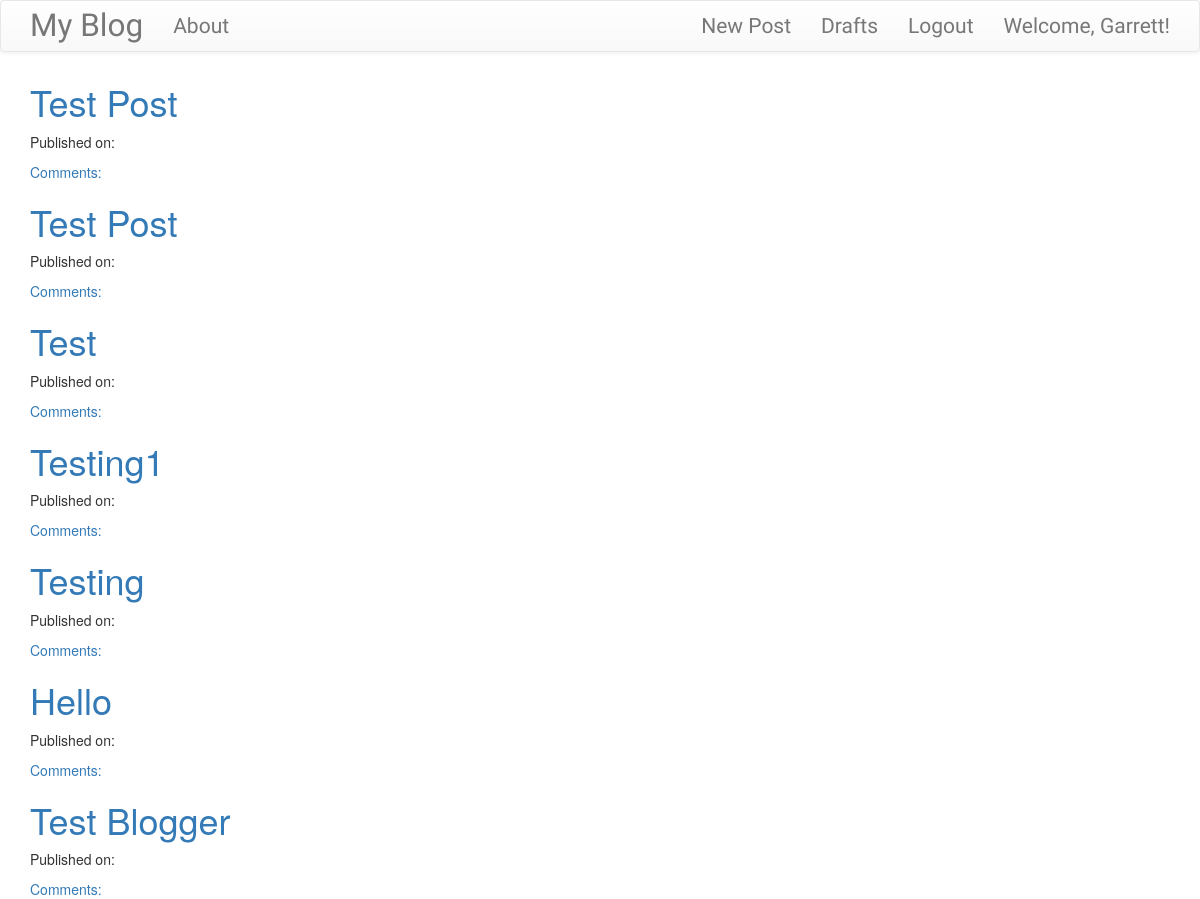
Before: /drafts/ (signed in) with the older database file.
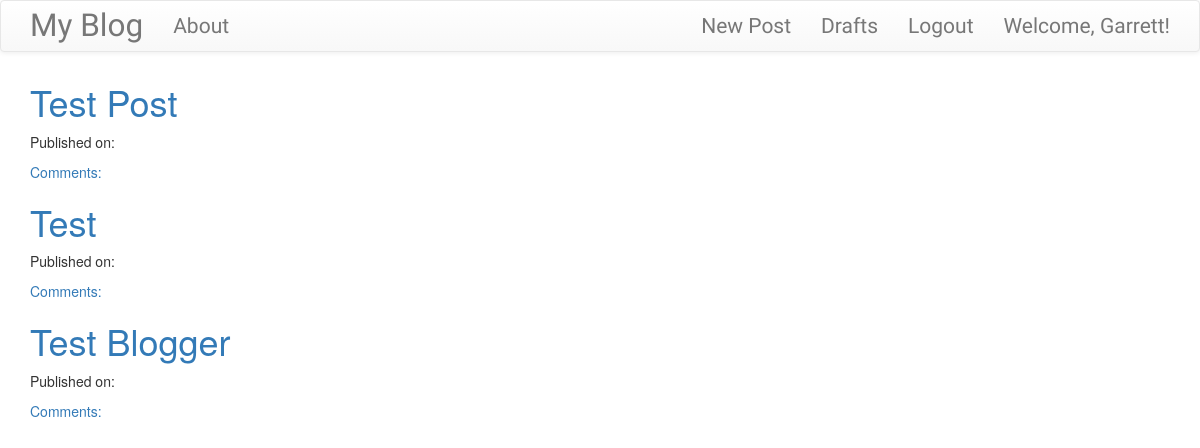
After: the same page with the newer database file.
### blog/models.py (models this page shows, shortened)
class Post(models.Model):
    author = models.ForeignKey("auth.User", on_delete=models.CASCADE)
    title = models.CharField(max_length=200)
    text = models.TextField()
    created_date = models.DateTimeField(default=timezone.now)
    published_date = models.DateTimeField(blank=True, null=True)

### blog/views.py (the view)
# urls.py: url(r'^drafts/$', views.DraftListView.as_view(), name='post_draft_list'),
class DraftListView(LoginRequiredMixin, ListView):
    login_url = '/login/'
    redirect_field_name = 'blog/post_list.html'
    model = Post
    def get_queryset(self):
        return Post.objects.filter(published_date__isnull=True).order_by('created_date')

### blog/templates/blog/post_list.html
{% extends "blog/base.html" %}
{% block content %}
<div class="centerstage">
  {% for post in post_list %}
  <div class="post">
    <h1><a href ="{% url 'post_detail' pk=post.pk %}">{{ post.title }}</a></h1>
    <div class="date">
      <p>Published on: {{post.published_date|date:"D M Y"}}</p>
    </div>
    <a href ="{% url 'post_detail' pk=post.pk %}">Comments: {{post.approve_comments.count}}</a>
  </div>
  {% endfor %}
</div>
{% endblock %}

Changed rows visible on the page:
removed Post: title "Test Post"
removed Post: title "Testing1"
removed Post: title "Testing"
no longer on this page (row edited): Post: title "Hello"
